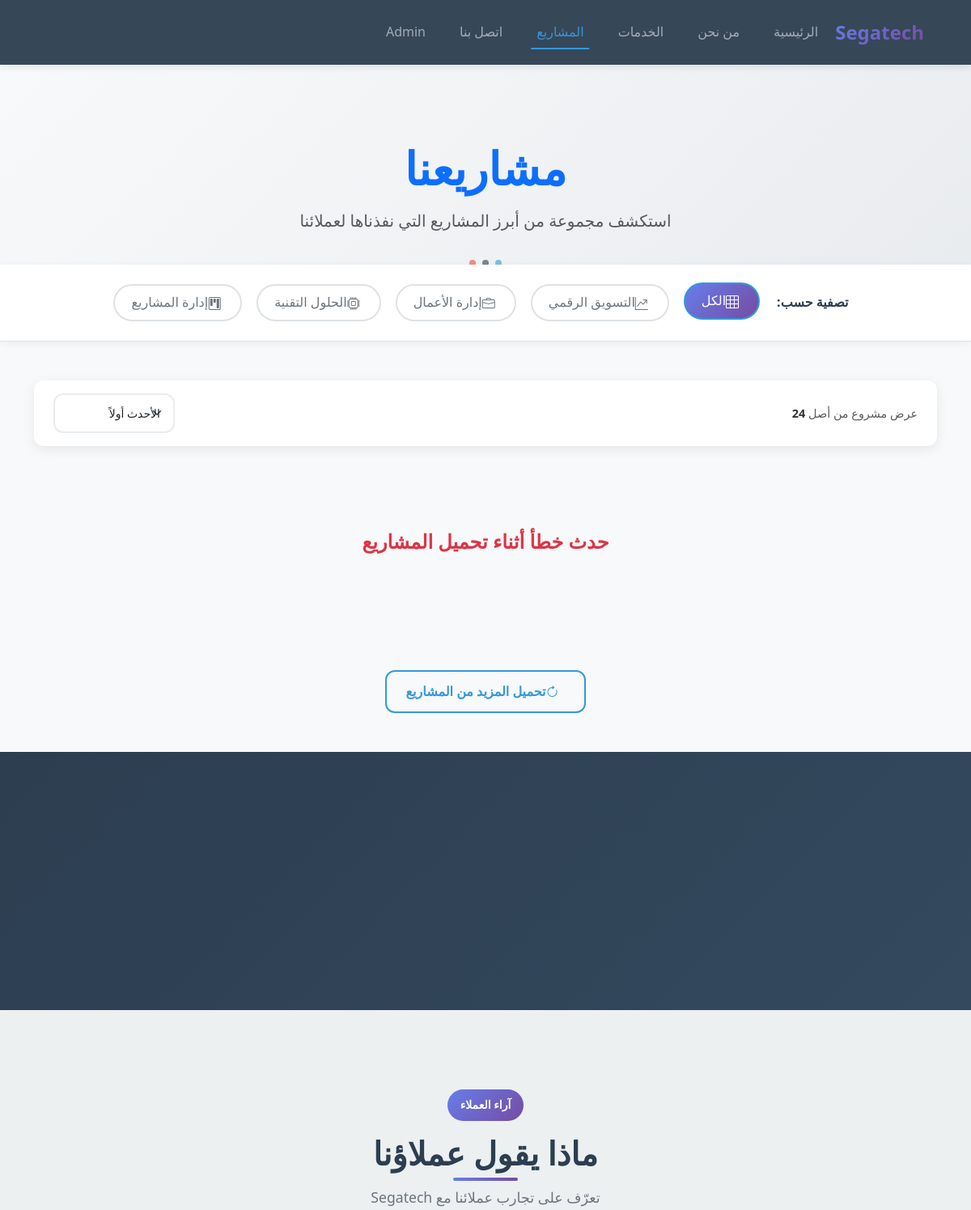
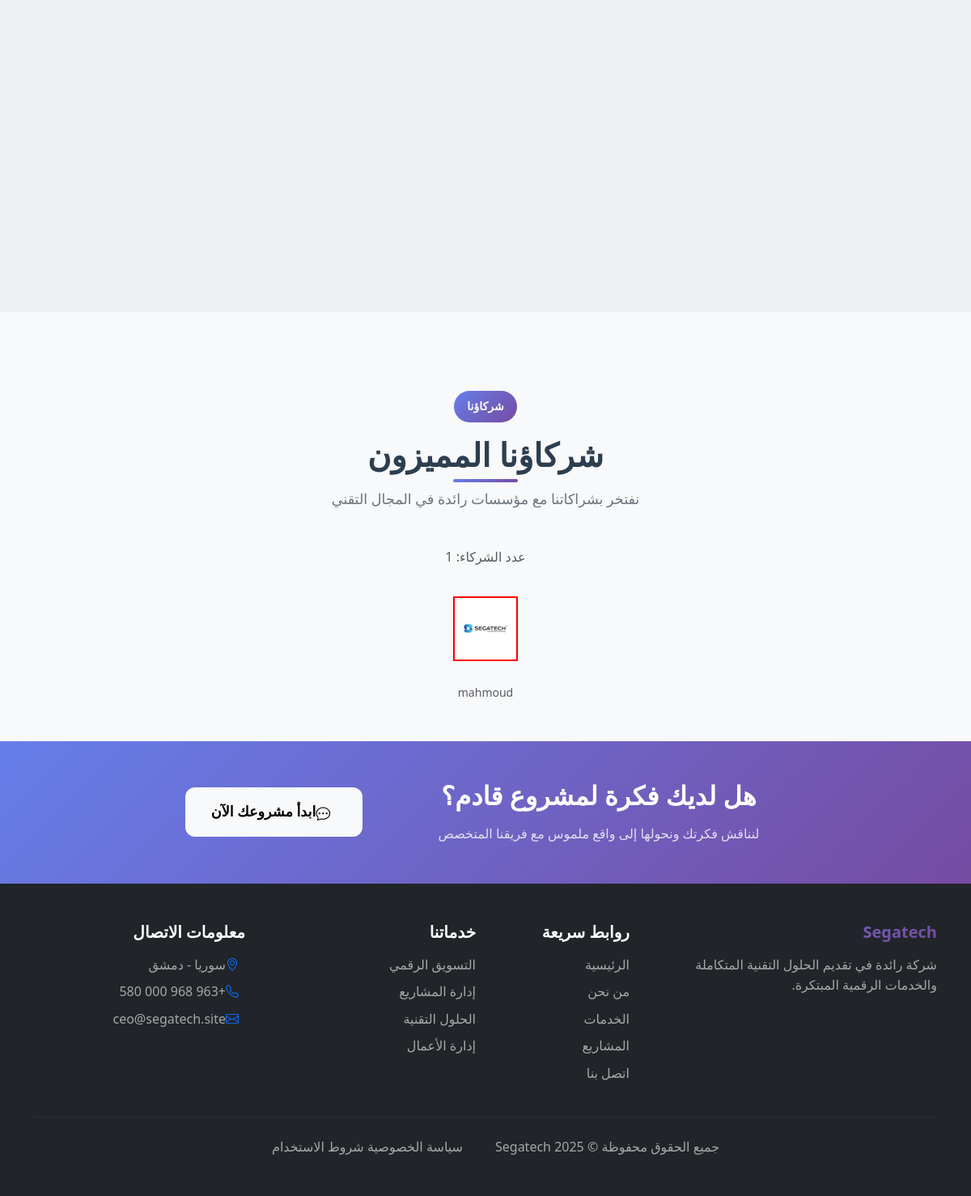
The app's page /projects with its own data (2 pictures, top to bottom).
### backend/app.py (models this page shows)
class SiteSettings(db.Model):
    id = db.Column(db.Integer, primary_key=True)
    company_name = db.Column(db.String(200), default='Segatech')
    official_email = db.Column(db.String(200), default='ceo@segatech.site')
    admin_code = db.Column(db.String(100), default='1234')
    phone_number = db.Column(db.String(50), default='+963 968 000 580')
    whatsapp_number = db.Column(db.String(50), default='+963968000580')
    address = db.Column(db.String(200), default='سوريا - دمشق')
    facebook = db.Column(db.String(300))
    instagram = db.Column(db.String(300))
    linkedin = db.Column(db.String(300))
    github = db.Column(db.String(300))

class Partner(db.Model):
    id = db.Column(db.Integer, primary_key=True)
    name = db.Column(db.String(150), nullable=False)       # اسم الشريك
    logo_url = db.Column(db.String(300), nullable=False)   # مسار الشعار داخل static
    website = db.Column(db.String(300))                    # موقع الشريك (اختياري)
    is_active = db.Column(db.Boolean, default=True)        # يظهر في الموقع أو لا
    sort_order = db.Column(db.Integer, default=0)          # ترتيب العرض
    created_at = db.Column(db.DateTime, default=datetime.utcnow)

### backend/app.py (the view)
@app.route('/projects')
def projects():
    partners = Partner.query.filter_by(is_active=True) \
                            .order_by(Partner.sort_order.asc(),
                                      Partner.created_at.asc()) \
                            .all()
    print("==== PARTNERS DEBUG ====")
    print("Partners count:", len(partners))
    for p in partners:
        print(p.id, p.name, p.logo_url, p.is_active)
    return render_template(
        'projects.html',
        partners=partners
    )

### backend/app.py (called while the page is built, shortened)
def get_site_settings():
    settings = SiteSettings.query.first()
    return settings

@app.context_processor
def inject_settings():
    settings = get_site_settings()
    return dict(site_settings=settings)

@app.before_request
def create_tables():
    db.create_all()

@app.before_request
def log_visit():
    if request.path.startswith('/static'):
        return
    if request.path.startswith('/admin'):
        return
    if request.path.startswith('/api'):
        return
    visit = Visit(
        path=request.path,
        ip_address=request.remote_addr,
        user_agent=request.headers.get('User-Agent', '')
    )
    db.session.add(visit)
    db.session.commit()

### backend/templates/projects.html (shortened to what this page needs)
<!DOCTYPE html>
<html lang="ar" dir="rtl">
<head>
    <link href="https://cdn.jsdelivr.net/npm/bootstrap@5.3.0/dist/css/bootstrap.min.css" rel="stylesheet">
    <link rel="stylesheet" href="https://cdn.jsdelivr.net/npm/bootstrap-icons@1.10.0/font/bootstrap-icons.css">
    <link rel="stylesheet" href="{{ url_for('static', filename='css/style.css') }}">
</head>
<body>
    <nav class="navbar navbar-expand-lg navbar-dark bg-dark fixed-top">
        <div class="container">
            <a class="navbar-brand d-flex align-items-center" href="{{ url_for('index') }}">
                <span class="fw-bold text-gradient">{{ site_settings.company_name }}</span>
            </a>
            <div class="collapse navbar-collapse" id="navbarNav">
                <ul class="navbar-nav ms-auto">
                    <li class="nav-item">
                        <a class="nav-link" href="{{ url_for('index') }}">الرئيسية</a>
                    </li>
                    <li class="nav-item">
                        <a class="nav-link" href="{{ url_for('about') }}">من نحن</a>
                    </li>
                    <li class="nav-item">
                        <a class="nav-link" href="{{ url_for('services') }}">الخدمات</a>
                    </li>
                    <li class="nav-item">
                        <a class="nav-link active" href="{{ url_for('projects') }}">المشاريع</a>
                    </li>
                    <li class="nav-item">
                        <a class="nav-link" href="{{ url_for('contact') }}">اتصل بنا</a>
                    </li>
                    <li class="nav-item">
                        <a class="nav-link " href="{{ url_for('admin_dashboard_page') }}">Admin</a>
                    </li>
                </ul>
            </div>
        </div>
    </nav>
    <section class="page-header py-5">
        <div class="container">
            <div class="row">
                <div class="col-12 text-center fade-in-up">
                    <h1 class="display-4 fw-bold text-primary mb-3">مشاريعنا</h1>
                    <p class="lead text-muted">استكشف مجموعة من أبرز المشاريع التي نفذناها لعملائنا</p>
                    <div class="page-header-ornament">
                        <div class="ornament-dot"></div>
                        <div class="ornament-dot"></div>
                        <div class="ornament-dot"></div>
                    </div>
                </div>
            </div>
        </div>
    </section>
    <section class="projects-filter py-4">
        <div class="container">
            <div class="row">
                <div class="col-12">
                    <div class="filter-container text-center">
                        <span class="filter-label me-3">تصفية حسب:</span>
                        <div class="filter-buttons d-inline-flex flex-wrap justify-content-center gap-2">
                            <button class="btn btn-filter active" data-filter="all">
                                <i class="bi bi-grid-3x3 me-1"></i>الكل
                            </button>
                            <button class="btn btn-filter" data-filter="digital">
                                <i class="bi bi-graph-up-arrow me-1"></i>التسويق الرقمي
                            </button>
                            <button class="btn btn-filter" data-filter="business">
                                <i class="bi bi-briefcase me-1"></i>إدارة الأعمال
                            </button>
                            <button class="btn btn-filter" data-filter="technology">
                                <i class="bi bi-cpu me-1"></i>الحلول التقنية
                            </button>
                            <button class="btn btn-filter" data-filter="project">
                                <i class="bi bi-kanban me-1"></i>إدارة المشاريع
                            </button>
                        </div>
                    </div>
                </div>
            </div>
        </div>
    </section>
    <section class="projects-grid py-5">
        <div class="container">
            <div class="row mb-4">
                <div class="col-12">
                    <div class="projects-stats d-flex justify-content-between align-items-center">
                        <div class="stats-info">
                            <span class="text-muted">عرض </span>
                            <span class="text-muted"> مشروع من أصل </span>
                            <span class="fw-bold">24</span>
                        </div>
                        <div class="sort-options">
                            <select class="form-select form-select-sm" id="sortProjects">
                                <option value="newest">الأحدث أولاً</option>
                            </select>
                        </div>
                    </div>
                </div>
            </div>
            <div class="row stagger-children" id="projectsContainer">
            </div>
            <div class="row mt-5">
                <div class="col-12 text-center">
                    <div class="load-more-container">
                        <button class="btn btn-outline-primary" id="loadMoreProjects">
                            <i class="bi bi-arrow-clockwise me-2"></i>تحميل المزيد من المشاريع
                        </button>
                    </div>
                </div>
            </div>
        </div>
    </section>
    <section class="projects-stats-section py-5">
        <div class="container">
            <div class="row text-center stagger-children">
            </div>
        </div>
    </section>
    <section class="testimonials-section py-5">
        <div class="container">
            <div class="row mb-5">
                <div class="col-12 text-center fade-in-up">
                    <span class="section-badge">آراء العملاء</span>
                    <h2 class="section-title">ماذا يقول عملاؤنا</h2>
                    <p class="section-subtitle">تعرّف على تجارب عملائنا مع {{ site_settings.company_name }}</p>
                </div>
            </div>
            <div class="row stagger-children">
            </div>
        </div>
    </section>
    <section class="partners-section py-5">
        <div class="container">
            <div class="row mb-5">
                <div class="col-12 text-center fade-in-up">
                    <span class="section-badge">شركاؤنا</span>
                    <h2 class="section-title">شركاؤنا المميزون</h2>
                    <p class="section-subtitle">نفتخر بشراكاتنا مع مؤسسات رائدة في المجال التقني</p>
                </div>
            </div>
            <div class="row">
                <div class="col-12">
                    <p class="text-center text-muted mb-3">
                        عدد الشركاء: {{ partners|length }}
                    </p>
                    <div class="partners-slider">
                        {% if partners and partners|length > 0 %}
                        {% for partner in partners %}
                        {% set logo_path = (partner.logo_url or '')|replace('\\', '/') %}
                        <div class="partner-item text-center">
                            {% if partner.website %}
                            <a href="{{ partner.website }}" target="_blank" rel="noopener">
                                {% endif %}
                                {% if 'http://' in logo_path or 'https://' in logo_path %}
                                <img src="{{ logo_path }}" alt="{{ partner.name }}" class="partner-logo"
                                    style="max-height:80px;">
                                {% else %}
                                <img src="{{ url_for('static', filename=logo_path) }}" alt="{{ partner.name }}"
                                    class="partner-logo" style="max-height:80px;">
                                {% endif %}
                                {% if partner.website %}
                            </a>
                            {% endif %}
                            <div class="mt-2 small text-muted">
                                {{ partner.name }}
                            </div>
                        </div>
                        {% endfor %}
                        {% else %}
                        <p class="text-center text-muted">
                            لا يوجد شركاء مضافون حالياً، يمكنك إضافة شركاء من لوحة التحكم.
                        </p>
                        {% endif %}
                    </div>
                </div>
            </div>
        </div>
    </section>
    <section class="cta-section py-5">
        <div class="container">
            <div class="row align-items-center">
                <div class="col-lg-8 fade-in-left">
                    <h3 class="mb-3 text-white">هل لديك فكرة لمشروع قادم؟</h3>
                    <p class="mb-0 text-white-80">لنناقش فكرتك ونحولها إلى واقع ملموس مع فريقنا المتخصص</p>
                </div>
                <div class="col-lg-4 text-lg-end text-center mt-3 mt-lg-0 fade-in-right">
                    <a href="{{ url_for('contact') }}" class="btn btn-light btn-lg hover-lift">
                        <i class="bi bi-chat-dots me-2"></i>ابدأ مشروعك الآن
                    </a>
                </div>
            </div>
        </div>
    </section>
    <footer class="bg-dark text-white py-5">
        <div class="container">
            <div class="row">
                <div class="col-lg-4 mb-4 mb-lg-0">
                    <h5 class="mb-3 text-gradient">{{ site_settings.company_name }}</h5>
                    <p class="mb-3 text-white-60">شركة رائدة في تقديم الحلول التقنية المتكاملة والخدمات الرقمية
                        المبتكرة.</p>
                </div>
                <div class="col-lg-2 col-md-6 mb-4 mb-md-0">
                    <h5 class="mb-3">روابط سريعة</h5>
                    <ul class="list-unstyled">
                        <li class="mb-2"><a href="{{ url_for('index') }}" class="text-white-60 hover-white">الرئيسية</a>
                        </li>
                        <li class="mb-2"><a href="{{ url_for('about') }}" class="text-white-60 hover-white">من نحن</a>
                        </li>
                        <li class="mb-2"><a href="{{ url_for('services') }}"
                                class="text-white-60 hover-white">الخدمات</a></li>
                        <li class="mb-2"><a href="{{ url_for('projects') }}"
                                class="text-white-60 hover-white">المشاريع</a></li>
                        <li><a href="{{ url_for('contact') }}" class="text-white-60 hover-white">اتصل بنا</a></li>
                    </ul>
                </div>
                <div class="col-lg-3 col-md-6 mb-4 mb-md-0">
                    <h5 class="mb-3">خدماتنا</h5>
                    <ul class="list-unstyled">
                        <li class="mb-2">
                            <a href="{{ url_for('services') }}#digital-marketing" class="text-white-60 hover-white">
                                التسويق الرقمي
                            </a>
                        </li>
                        <li class="mb-2">
                            <a href="{{ url_for('services') }}#project-management" class="text-white-60 hover-white">
                                إدارة المشاريع
                            </a>
                        </li>
                        <li class="mb-2">
                            <a href="{{ url_for('services') }}#technology-solutions" class="text-white-60 hover-white">
                                الحلول التقنية
                            </a>
                        </li>
                        <li class="mb-2">
                            <a href="{{ url_for('services') }}#business-management" class="text-white-60 hover-white">
                                إدارة الأعمال
                            </a>
                        </li>
                    </ul>
                </div>
                <div class="col-lg-3">
                    <h5 class="mb-3">معلومات الاتصال</h5>
                    <ul class="list-unstyled">
                        <li class="mb-2 d-flex align-items-center">
                            <i class="bi bi-geo-alt text-primary me-2"></i>
                            <span class="text-white-60">{{ site_settings.address }}</span>
                        </li>
                        <li class="mb-2 d-flex align-items-center">
                            <i class="bi bi-telephone text-primary me-2"></i>
                            <a href="https://wa.me/{{ site_settings.whatsapp_number }}"
                                class="text-white-60 hover-white" target="_blank">
                                {{ site_settings.phone_number }}
                            </a>
                        </li>
                        <li class="mb-2 d-flex align-items-center">
                            <i class="bi bi-envelope text-primary me-2"></i>
                            <a href="mailto:{{ site_settings.official_email }}" class="text-white-60 hover-white">
                                {{ site_settings.official_email }}
                            </a>
                        </li>
                    </ul>
                </div>
            </div>
            <hr class="my-4 border-white-20">
            <div class="row align-items-center">
                <div class="col-md-6 text-center text-md-start">
                    <p class="mb-0 text-white-60">
                        جميع الحقوق محفوظة &copy; {{ site_settings.company_name }}
                        <span id="currentYear"></span>
                    </p>
                </div>
                <div class="col-md-6 text-center text-md-end">
                    <a href="#" class="text-white-60 hover-white me-3">سياسة الخصوصية</a>
                    <a href="#" class="text-white-60 hover-white">شروط الاستخدام</a>
                </div>
            </div>
        </div>
    </footer>
</body>
</html>

### records on screen
SiteSettings: company_name "Segatech", address "سوريا - دمشق", phone_number "+963 968 000 580", official_email "ceo@segatech.site"
Partner: logo_url (picture), name "mahmoud"

### other values on screen
{{ partners|length }} "1"
